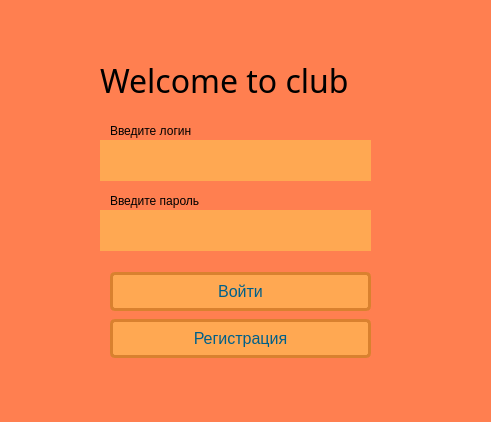
<?xml version="1.0" encoding="UTF-8"?>
<ui version="4.0">
 <class>Dialog</class>
 <widget class="QDialog" name="Dialog">
  <property name="enabled">
   <bool>true</bool>
  </property>
  <property name="geometry">
   <rect>
    <x>0</x>
    <y>0</y>
    <width>491</width>
    <height>422</height>
   </rect>
  </property>
  <property name="acceptDrops">
   <bool>false</bool>
  </property>
  <property name="windowTitle">
   <string>Dialog</string>
  </property>
  <property name="autoFillBackground">
   <bool>false</bool>
  </property>
  <property name="styleSheet">
   <string notr="true">background-color: #FF7F50</string>
  </property>
  <property name="inputMethodHints">
   <set>Qt::ImhNone</set>
  </property>
  <widget class="QLabel" name="label">
   <property name="geometry">
    <rect>
     <x>110</x>
     <y>120</y>
     <width>131</width>
     <height>21</height>
    </rect>
   </property>
   <property name="text">
    <string>Введите логин</string>
   </property>
  </widget>
  <widget class="QLabel" name="label_2">
   <property name="geometry">
    <rect>
     <x>110</x>
     <y>190</y>
     <width>131</width>
     <height>21</height>
    </rect>
   </property>
   <property name="text">
    <string>Введите пароль</string>
   </property>
  </widget>
  <widget class="QWidget" name="verticalLayoutWidget">
   <property name="geometry">
    <rect>
     <x>110</x>
     <y>270</y>
     <width>261</width>
     <height>91</height>
    </rect>
   </property>
   <layout class="QVBoxLayout" name="verticalLayout">
    <item>
     <widget class="QPushButton" name="loginButt">
      <property name="styleSheet">
       <string notr="true"> display: inline-block;
    text-decoration: none;
    background-color: #ffa852;
    color: #006089;
    border: 3px solid #d9812f;
    border-radius: 5px;
    font-size: 16px;
    padding: 7px 10px; 
    transition: all 0.8s ease;</string>
      </property>
      <property name="text">
       <string>Войти</string>
      </property>
      <property name="default">
       <bool>false</bool>
      </property>
     </widget>
    </item>
    <item>
     <widget class="QPushButton" name="registrButt">
      <property name="enabled">
       <bool>true</bool>
      </property>
      <property name="styleSheet">
       <string notr="true">    display: inline-block;
    text-decoration: none;
    background-color: #ffa852;
    color: #006089;
    border: 3px solid #d9812f;
    border-radius: 5px;
    font-size: 16px;
    padding: 7px 8px; ;</string>
      </property>
      <property name="text">
       <string>Регистрация</string>
      </property>
      <property name="iconSize">
       <size>
        <width>16</width>
        <height>13</height>
       </size>
      </property>
     </widget>
    </item>
   </layout>
  </widget>
  <widget class="QLineEdit" name="signEdit">
   <property name="geometry">
    <rect>
     <x>100</x>
     <y>140</y>
     <width>271</width>
     <height>41</height>
    </rect>
   </property>
   <property name="autoFillBackground">
    <bool>false</bool>
   </property>
   <property name="styleSheet">
    <string notr="true">background-color:#ffa852</string>
   </property>
   <property name="inputMethodHints">
    <set>Qt::ImhDialableCharactersOnly|Qt::ImhEmailCharactersOnly|Qt::ImhHiddenText</set>
   </property>
   <property name="text">
    <string/>
   </property>
   <property name="frame">
    <bool>false</bool>
   </property>
   <property name="readOnly">
    <bool>false</bool>
   </property>
   <property name="clearButtonEnabled">
    <bool>false</bool>
   </property>
  </widget>
  <widget class="QLineEdit" name="passEdit">
   <property name="geometry">
    <rect>
     <x>100</x>
     <y>210</y>
     <width>271</width>
     <height>41</height>
    </rect>
   </property>
   <property name="styleSheet">
    <string notr="true">background-color:#ffa852</string>
   </property>
   <property name="frame">
    <bool>false</bool>
   </property>
  </widget>
  <widget class="QLabel" name="welcome">
   <property name="geometry">
    <rect>
     <x>100</x>
     <y>40</y>
     <width>471</width>
     <height>81</height>
    </rect>
   </property>
   <property name="font">
    <font>
     <family>Segoe Print</family>
     <pointsize>24</pointsize>
    </font>
   </property>
   <property name="styleSheet">
    <string notr="true">text-align:center</string>
   </property>
   <property name="text">
    <string>Welcome to club</string>
   </property>
  </widget>
 </widget>
 <resources/>
 <connections/>
</ui>
